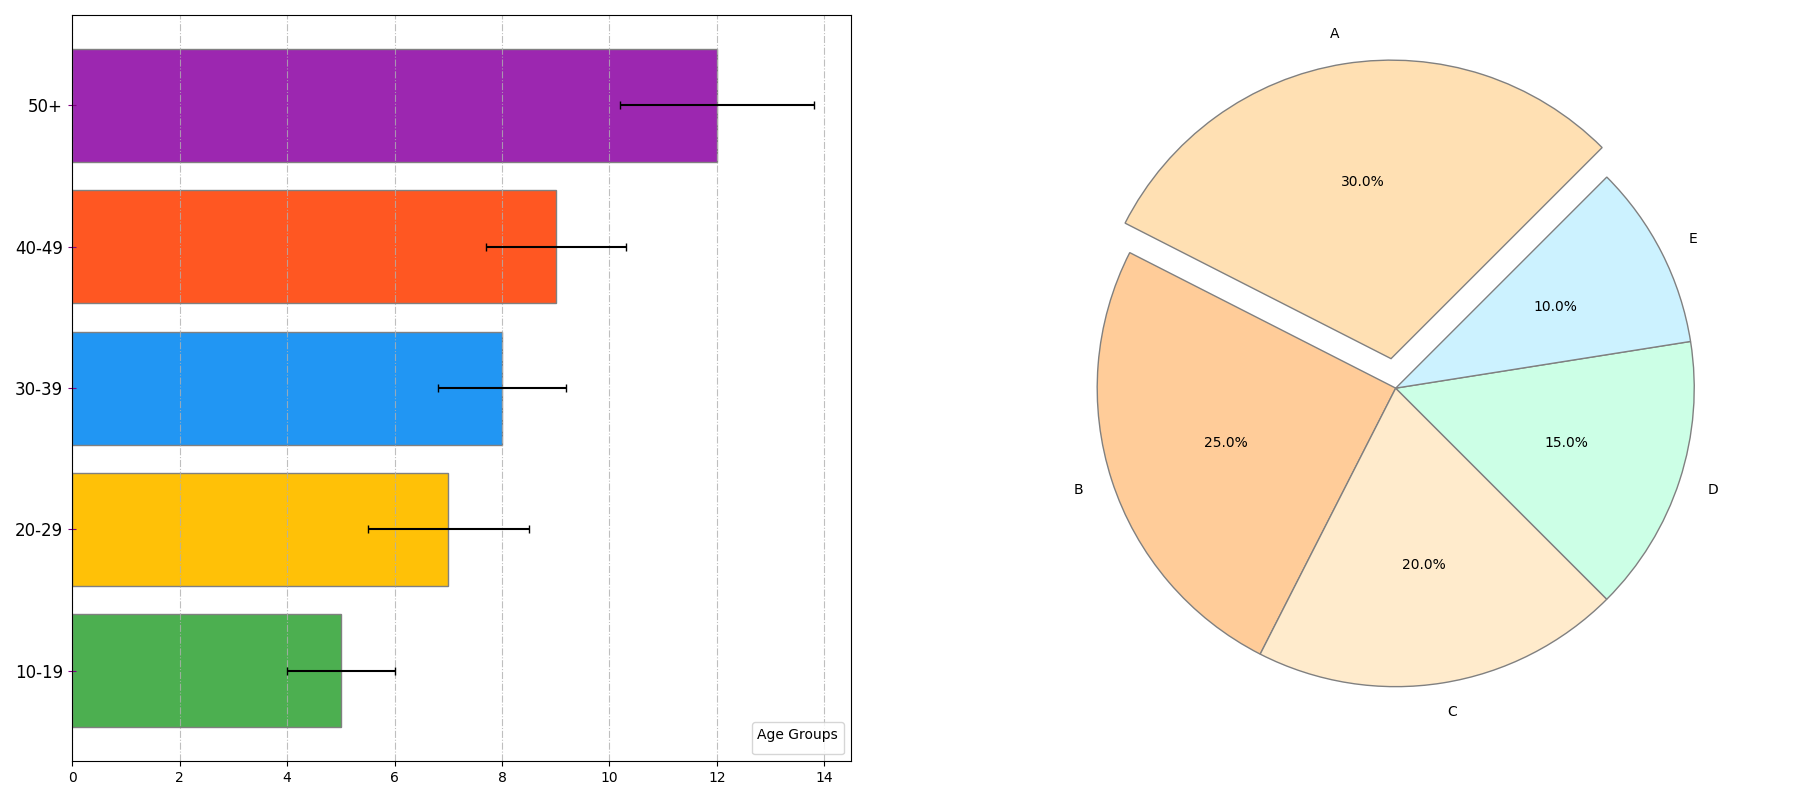

The script that drew this image:
import matplotlib.pyplot as plt
import numpy as np

age_groups = ['10-19', '20-29', '30-39', '40-49', '50+']
books_read = [5, 7, 8, 9, 12]
variability = [1, 1.5, 1.2, 1.3, 1.8]

genre_distribution = [30, 25, 20, 15, 10]

bar_colors = ['#4CAF50', '#FFC107', '#2196F3', '#FF5722', '#9C27B0']
pie_colors = ['#ffe0b3', '#ffcc99', '#ffebcc', '#ccffe6', '#ccf2ff']

fig, (ax1, ax2) = plt.subplots(nrows=1, ncols=2, figsize=(18, 8))

ax1.barh(age_groups, books_read, color=bar_colors, edgecolor='grey', 
         height=0.8, xerr=variability, capsize=3)
ax1.tick_params(axis='y', labelsize=12, length=6, color='purple', direction='inout')
ax1.xaxis.grid(True, linestyle='-.', alpha=0.8)

lines, labels = ax1.get_legend_handles_labels()
ax1.legend(lines, labels, title='Age Groups', loc='lower right', fontsize=10, frameon=True)

ax2.pie(genre_distribution, startangle=45, colors=pie_colors, wedgeprops={'edgecolor': 'grey'}, 
        explode=(0.1, 0, 0, 0, 0), labels=['A', 'B', 'C', 'D', 'E'], autopct='%1.1f%%')

plt.tight_layout()
plt.subplots_adjust(wspace=0.2)

plt.show()
